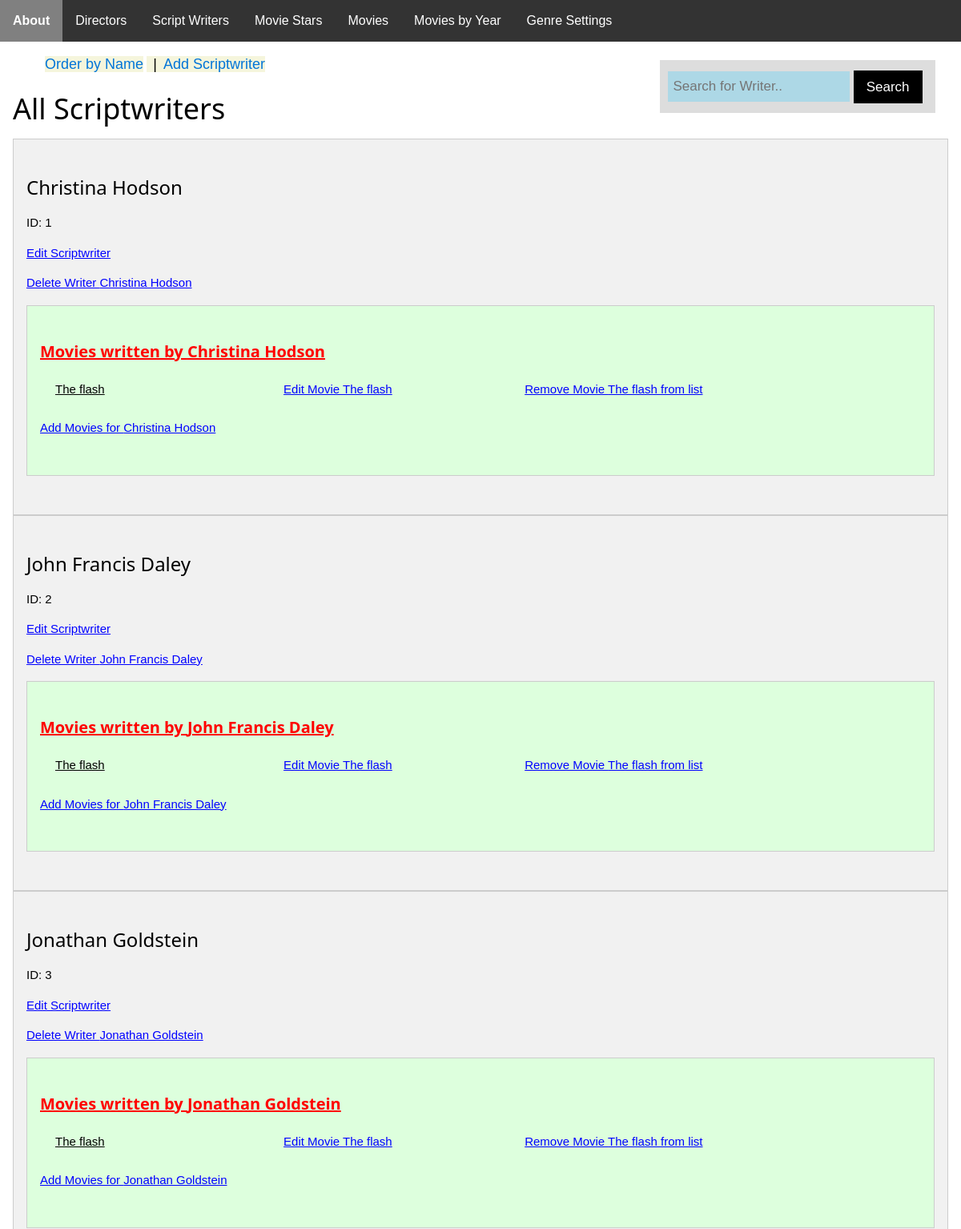
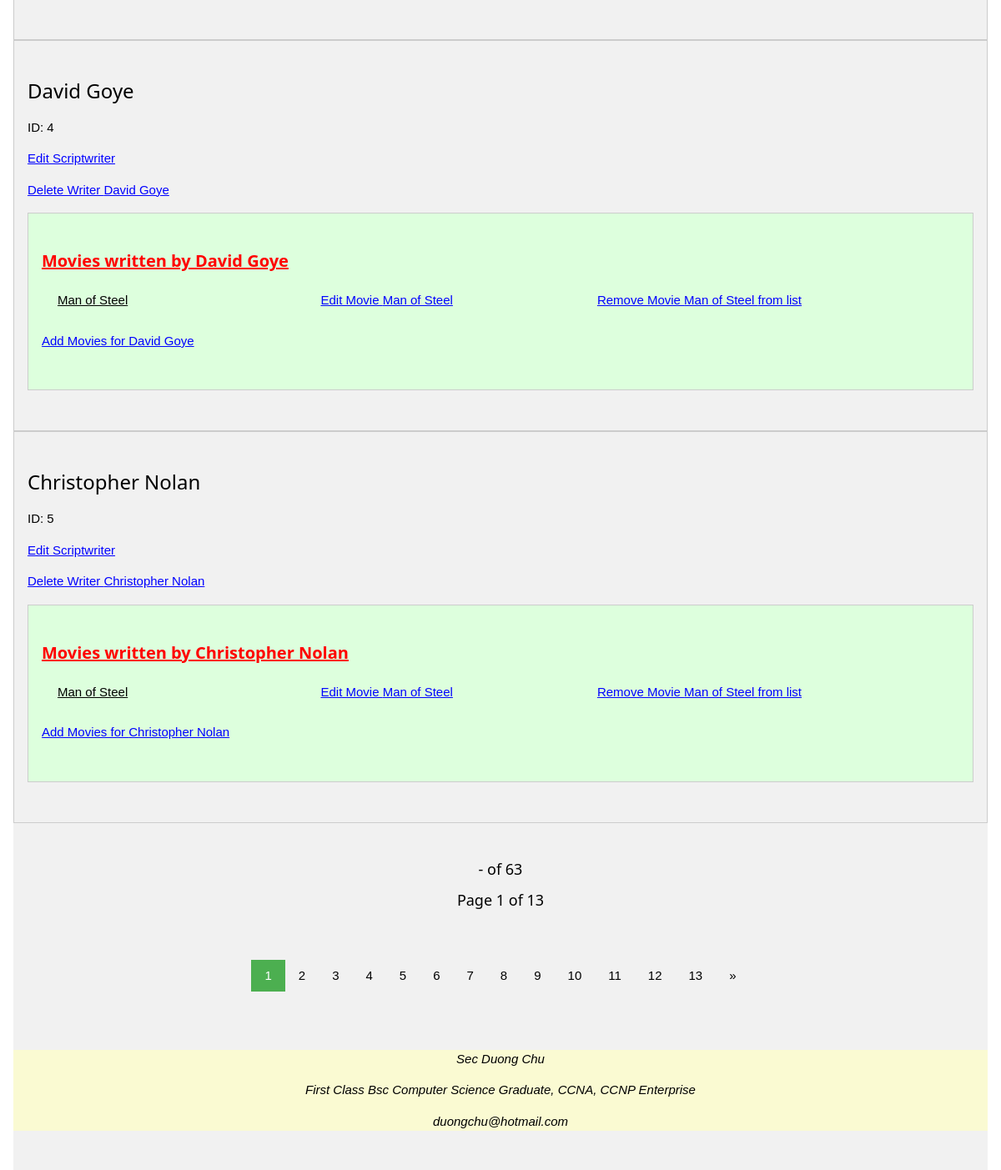
The app's page /writers/index with its own data (2 pictures, top to bottom).
### app/models/models.py (models this page shows, shortened)
class writer(db.Model):
    Writer_ID = db.Column(db.Integer, primary_key=True)
    Writer_Name = db.Column(db.String(100), nullable=False)

class movie(db.Model):
    Movie_ID = db.Column(db.Integer, primary_key=True)
    Movie_Title = db.Column(db.String(100), nullable=False)
    Duration = db.Column(db.Integer, nullable=False)
    Year = db.Column(db.Integer, nullable=False)
    directed_movies = db.relationship('director', secondary=DirectedMovies, backref='movie')
    categories = db.relationship('genre', secondary=CategorizedMovie, backref='movie')
    cast = db.relationship('moviestar', secondary=MovieCast, backref='movie')
    moviescripts = db.relationship('writer', secondary=MovieScript, backref='movie')
    movie_rating = db.relationship('review', backref='movie')

### app/writers/routes.py (the view)
@writers_bp.route("/", methods=['GET','POST'])
@writers_bp.route("/index", methods=['GET','POST'])
def index():
    order = request.args.get('order')
    page = request.args.get('page', 1, type=int)
    pagination = None
    title = ""
    if order == "name":
        pagination = writer.query.order_by(writer.Writer_Name).paginate(page=page, per_page=5)
        title = "All Scriptwriters order by Name"
    else:
        pagination = writer.query.paginate(page=page, per_page=5)
        title = "All Scriptwriters"
    return render_template("writers/index.html", title=title,
                           pagination=pagination, order=order)

### app/templates/writers/index.html (shortened to what this page needs)
{% extends "base.html" %}
{% block content %}
 <ul class="breadcrumb">
	<li><a href="{{ url_for('writers.index', page=1, order='name') }}">Order by Name</a></li>
	<li><a href="{{ url_for('writers.create') }}">Add Scriptwriter</a></li>
	<div class="search-container">
		<form method="post" action="{{ url_for('writers.search') }}">
			<input id="text" type="text" placeholder="Search for Writer.." name="keyword">
			<button class="w3-button w3-black" type="submit">Search</button>
		</form>
	</div>
</ul>
<h1> {{ title }} </h1>
	{% set count = namespace(value=0) %}
	{% set writercount = namespace(value=0) %}
	{% for writer in pagination.items %}
		<div class="w3-container w3-light-grey w3-teal w3-border w3-padding-32">
				{% set writercount.value = writercount.value + 1 %}
				{% set writerid = "writer" + writercount.value|string %}
			<span id="{{ writerid }}">
				<h3>  {{ writer.Writer_Name }} </h3>
				<p> ID: {{ writer.Writer_ID }} </p>
				<p> <a class="alink" href="{{ url_for('writers.editwriter', Id=writer.Writer_ID) }}"> Edit Scriptwriter </a> </p>
				<p><a class="alink" href="#"
				onclick="deleteEntity('{{ writerid }}','{{ url_for('writers.delete',Id=writer.Writer_ID) }}','{{ writer.Writer_Name }}')">
				Delete Writer {{ writer.Writer_Name }}</a> </p>
				<div class="w3-panel w3-padding-32 w3-pale-green w3-teal w3-border">
					<h4 class="header"> Movies written by {{ writer.Writer_Name }}</h4>
						{% if writer.movie|length == 0 %}
							<p>Currently there are no movies written by  {{ writer.Writer_Name }} </p>
						{% else %}
							<ul class="w3-ul">
								<table class="tabledata">
									{% for _movie in writer.movie %}
									{% set count.value = count.value + 1 %}
									{% set rowid = 'row' + count.value|string %}
									<tr id="{{ rowid }}">
											<td><li><a href="{{ url_for('movies.movieDetails',Id=_movie.Movie_ID) }}">
											{{ _movie.Movie_Title }}</a></li></td>
											<td><a class="alink" href="{{ url_for('movies.editMovie',Id=_movie.Movie_ID) }}">
											Edit Movie {{ _movie.Movie_Title }} </a></td>
											<td><a class="alink" href="#"
											onclick="deleteAndHideRow('{{ rowid }}',
										'{{ url_for('writers.removeMovie',Id=writer.Writer_ID, movieId=_movie.Movie_ID) }}'
										,'{{ writer.Writer_Name }}','{{ _movie.Movie_Title }}')">
											Remove Movie {{ _movie.Movie_Title }} from list</a></td>
										</tr>
									{% endfor %}
								</table>
							</ul>
						{% endif %}
						<p><a class="alink" href="{{ url_for('writers.addMovie', Id=writer.Writer_ID) }}">
						Add Movies for {{ writer.Writer_Name }}</a></p>
				</div>
			</span>
		</div>
	{% endfor %}
	<div class="w3-light-grey w3-padding-32" style="text-align: center;">
		<h5> {{ pagination.first }} - {{ pagination.last }} of {{ pagination.total }}</h5>
		<h5> Page {{ pagination.page }} of {{ pagination.pages }} </h5>
	<div>
	<div class="pagination w3-panel w3-padding-32">
		{% for number in range(1, pagination.pages + 1) %}
			{% if pagination.page != number %}
				<a href="{{ url_for('writers.index', page=number, order=order) }}">{{ number }} </a>
			{% else %}
				<a href="#" class="active">{{ number }}</a>
			{% endif %}
		{% endfor %}
		{% if pagination.has_next %}
			<a href="{{ url_for('writers.index', page=pagination.next_num, order=order) }}">&raquo;</a>
		{% endif %}
	</div>
{% endblock %}

### app/static/common.css (style rules this page uses)
html { box-sizing:border-box }
*,*:before,*:after { box-sizing:inherit }
html { -ms-text-size-adjust:100%;-webkit-text-size-adjust:100% }
body { margin:0 }
button,input,select,textarea,optgroup { font:inherit;margin:0 }
button,input { overflow:visible }
button,select { text-transform:none }
button,[type=button],[type=reset],[type=submit] { -webkit-appearance:button }
html,body { font-family:Verdana,sans-serif;font-size:15px;line-height:1.5 }
html { overflow-x:hidden }
h1 { font-size:36px }
h3 { font-size:24px }
h4 { font-size:20px }
h5 { font-size:18px }
h1,h2,h3,h4,h5,h6 { font-family:"Segoe UI",Arial,sans-serif;font-weight:400;margin:10px 0 }
.w3-btn,.w3-button { border:none;display:inline-block;padding:8px 16px;vertical-align:middle;overflow:hidden;text-decoration:none;color:inherit;background-color:inherit;text-align:center;cursor:pointer;white-space:nowrap }
.w3-btn,.w3-button { -webkit-touch-callout:none;-webkit-user-select:none;-khtml-user-select:none;-moz-user-select:none;-ms-user-select:none;user-select:none }
.w3-ul { list-style-type:none;padding:0;margin:0 }
.w3-ul li { padding:8px 16px;border-bottom:1px solid #ddd }
.w3-ul li:last-child { border-bottom:none }
.w3-container:after,.w3-container:before,.w3-panel:after,.w3-panel:before,.w3-row:after,.w3-row:before,.w3-row-padding:after,.w3-row-padding:before, .w3-cell-row:before,.w3-cell-row:after,.w3-clear:after,.w3-clear:before,.w3-bar:before,.w3-bar:after { content:"";display:table;clear:both }
.w3-container,.w3-panel { padding:0.01em 16px }
.w3-panel { margin-top:16px;margin-bottom:16px }
.w3-border { border:1px solid #ccc!important }
.w3-padding-32 { padding-top:32px!important;padding-bottom:32px!important }
.w3-teal,.w3-hover-teal:hover { color:#fff!important;background-color:#009688!important }
.w3-black,.w3-hover-black:hover { color:#fff!important;background-color:#000!important }
.w3-light-grey,.w3-hover-light-grey:hover,.w3-light-gray,.w3-hover-light-gray:hover { color:#000!important;background-color:#f1f1f1!important }
.w3-pale-green,.w3-hover-pale-green:hover { color:#000!important;background-color:#ddffdd!important }

### app/static/style.css (style rules this page uses)
body { font-family: Arial, Helvetica, sans-serif; }
ul.breadcrumb li { display: inline; font-size: 18px; background-color: Beige; font-weight: normal; }
ul.breadcrumb li+li:before { padding: 8px; color: black; content: "|"; }
ul.breadcrumb li a { color: #0275d8; text-decoration: none; font-size: 18px; font-weight: normal; }
.pagination { display: inline-block; }
.pagination a { color: black; float: left; padding: 8px 16px; text-decoration: none; transition: background-color .3s; }
.pagination a.active { background-color: #4CAF50; color: white; }
input[type=text], [type=number], [type=select] { width: 100%; padding: 12px 20px; margin: 8px 0; box-sizing: border-box; border: 1px solid #555; outline: none; }
input[type=text], [type=number], [type=select]:focus { background-color: lightblue; }
.search-container { float: right; padding: 6px 10px; margin-top: 8px; margin-right: 16px; background: #ddd; font-size: 17px; border: none; cursor: pointer; }
#text { padding: 6px; margin-top: 8px; font-size: 17px; border: none; background-color: light-blue; width: 70%; }
.header { color: red; text-decoration: underline; font-weight: bold; }
.alink { color: blue; }
.tabledata td { width: 25%; }

### records on screen
writer: Writer_Name "Christina Hodson", Writer_ID "1"
movie: Movie_Title "The flash"
writer: Writer_Name "John Francis Daley", Writer_ID "2"
writer: Writer_Name "Jonathan Goldstein", Writer_ID "3"
writer: Writer_Name "David Goye", Writer_ID "4"
movie: Movie_Title "Man of Steel"
writer: Writer_Name "Christopher Nolan", Writer_ID "5"

### other values on screen
{{ title }} "All Scriptwriters"
{{ pagination.total }} "63"
{{ pagination.page }} "1"
{{ pagination.pages }} "13"
{{ number }} "1"
{{ number }} "2" "3" "4" "5" "6" "7" "8" "9" "10" "11" "12" "13"
